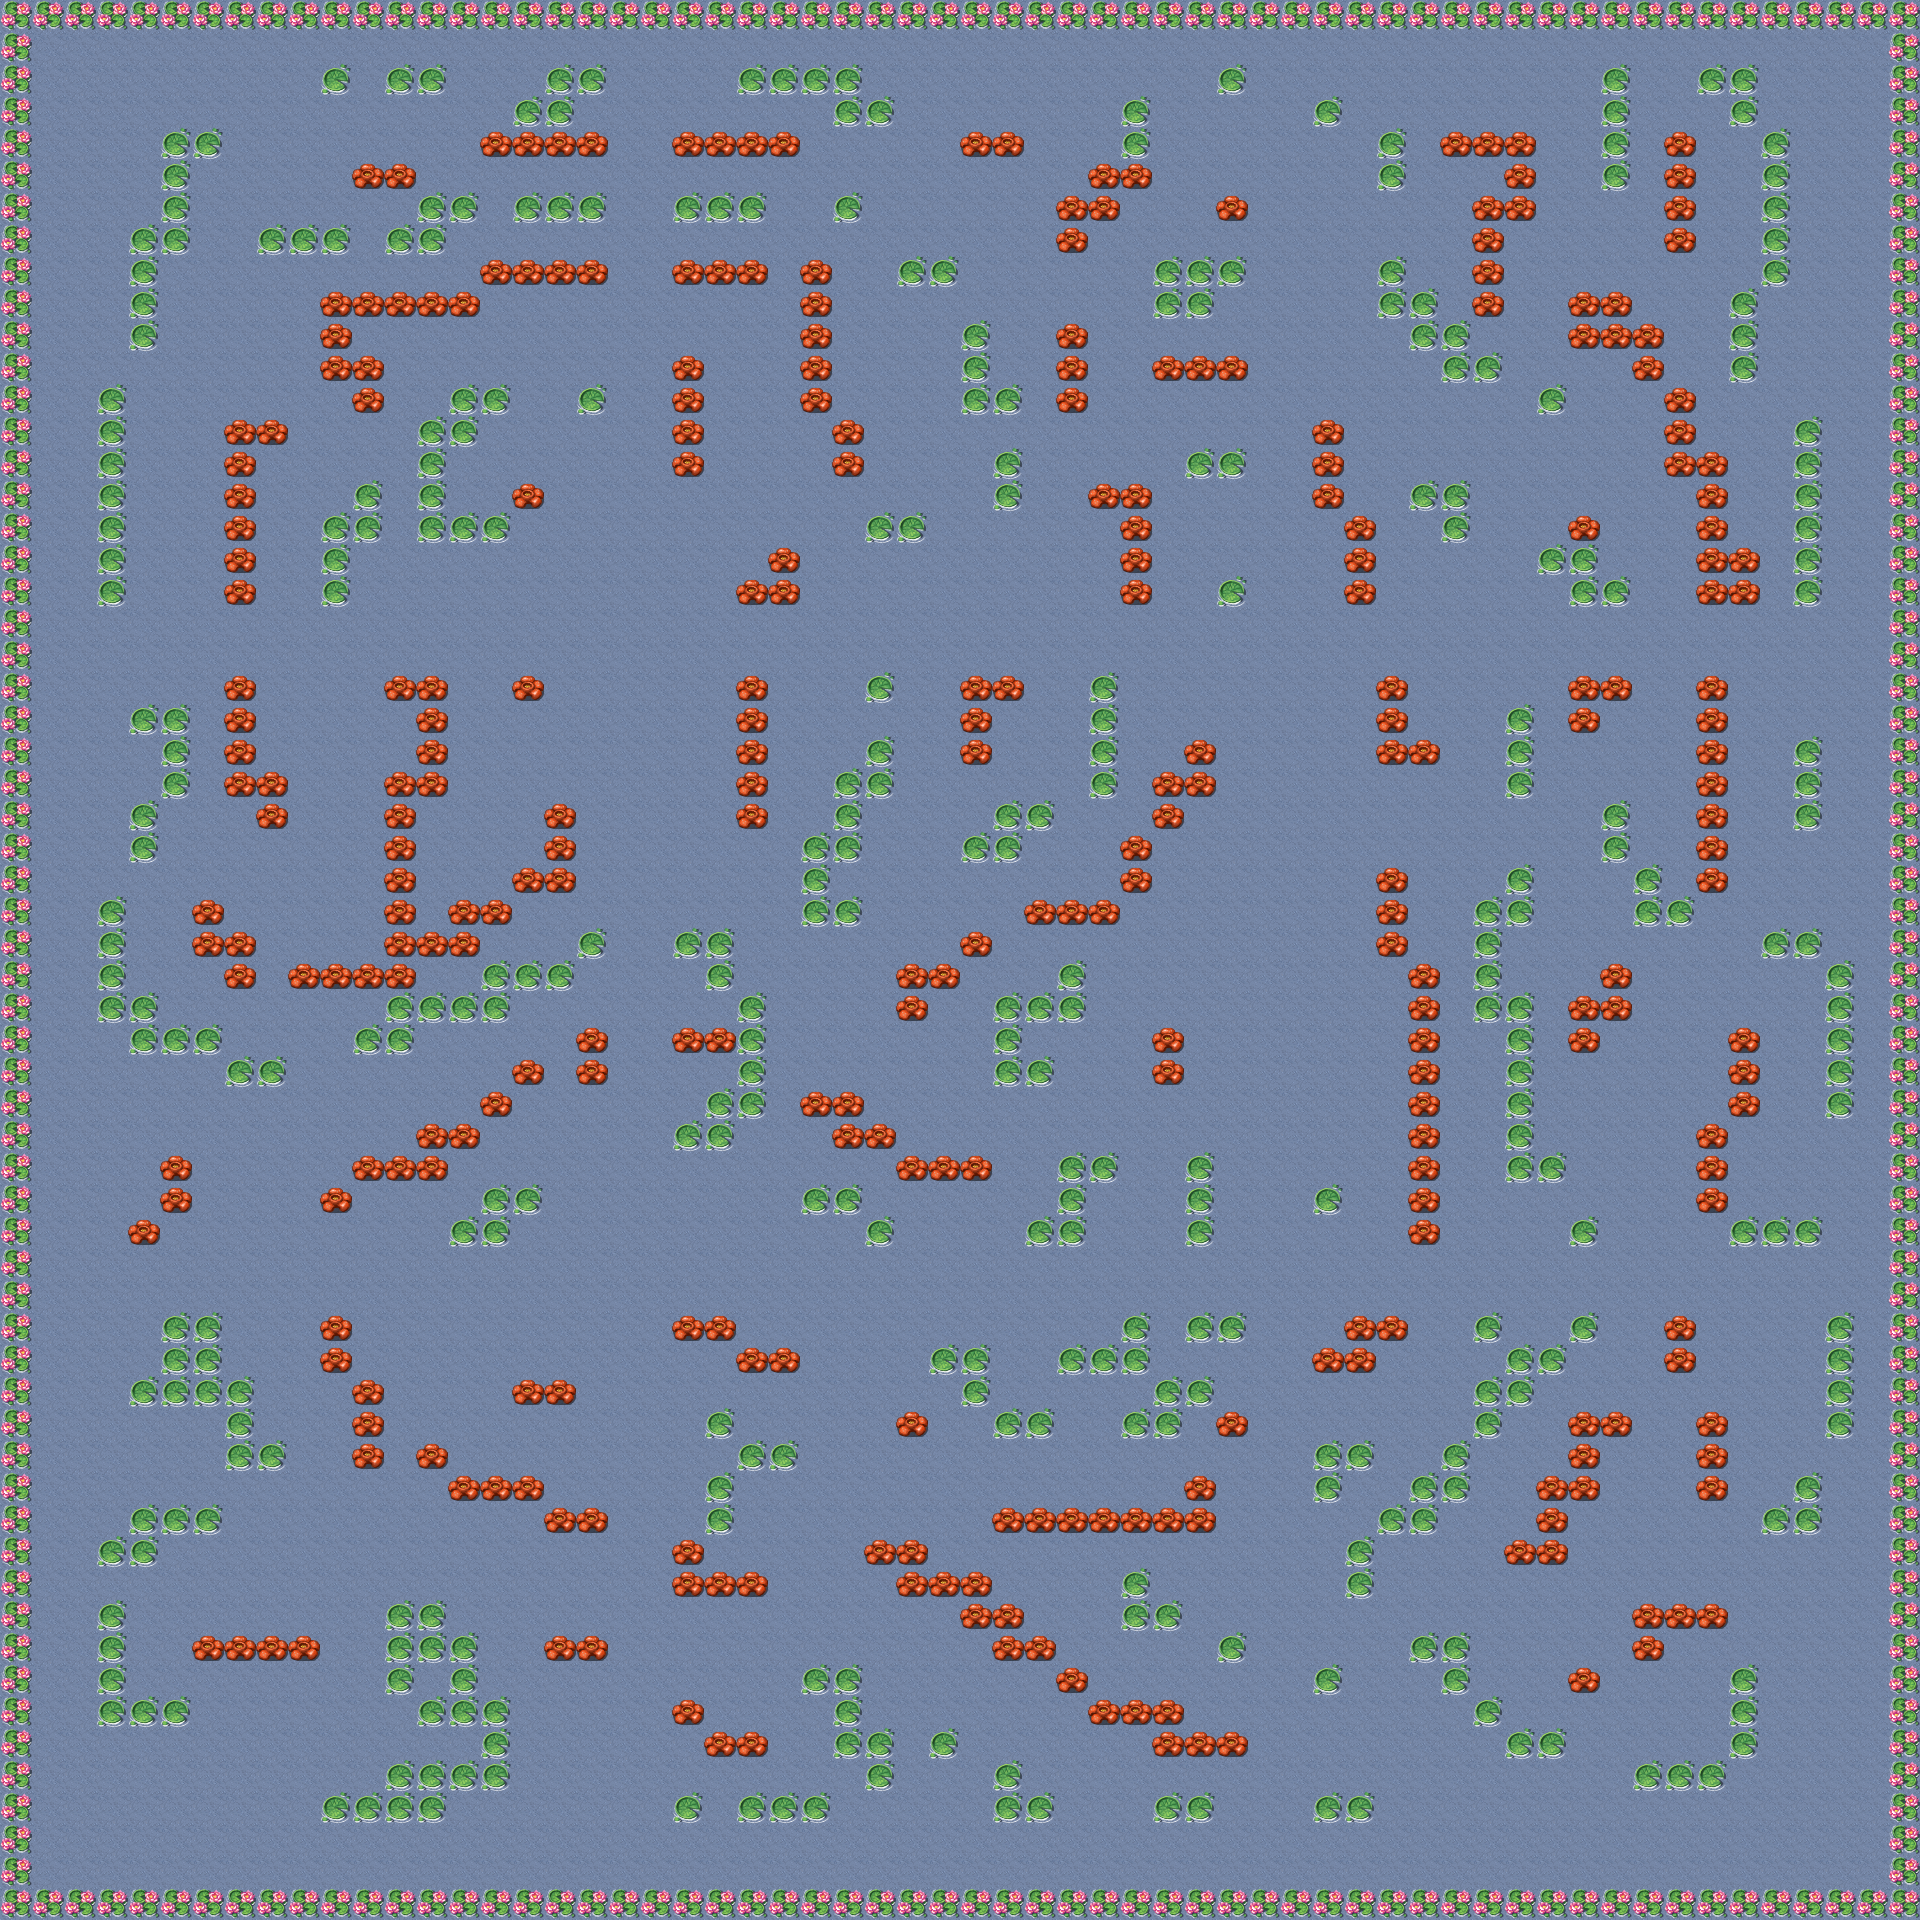

A 2D game scene composited from a Tiled map and its tileset images. What follows is a short description and the map's XML, with each tile layer's data collapsed to a summary:
An orthogonal 60x60 tile map with 32x32 px tiles, 2 tile layers (Tile Layer 1, Fore), 2 tilesets.

<map version="1.0" orientation="orthogonal" width="60" height="60" tilewidth="32" tileheight="32">
 <tileset firstgid="1" name="set1" tilewidth="32" tileheight="32">
  <image source="../Woodland_Tileset.png" width="512" height="512" />
 </tileset>
 <tileset firstgid="257" name="TileB" tilewidth="32" tileheight="32">
  <image source="../TileB.png" width="512" height="512" />
  <tile id="226">
   <properties>
    <property name="blocked" value="" />
    <property name="destroyable" value="" />
   </properties>
  </tile>
  <tile id="245">
   <properties>
    <property name="blocked" value="" />
   </properties>
  </tile>
  <tile id="246">
   <properties>
    <property name="blocked" value="" />
   </properties>
  </tile>
 </tileset>
 <layer name="Tile Layer 1" width="60" height="60">
  <data>[3600 cells, 3600 non-empty, 1 distinct tile ids]</data>
 </layer>
 <layer name="Fore" width="60" height="60">
  <data>[3600 cells, 883 non-empty, 3 distinct tile ids]</data>
 </layer>
</map>
